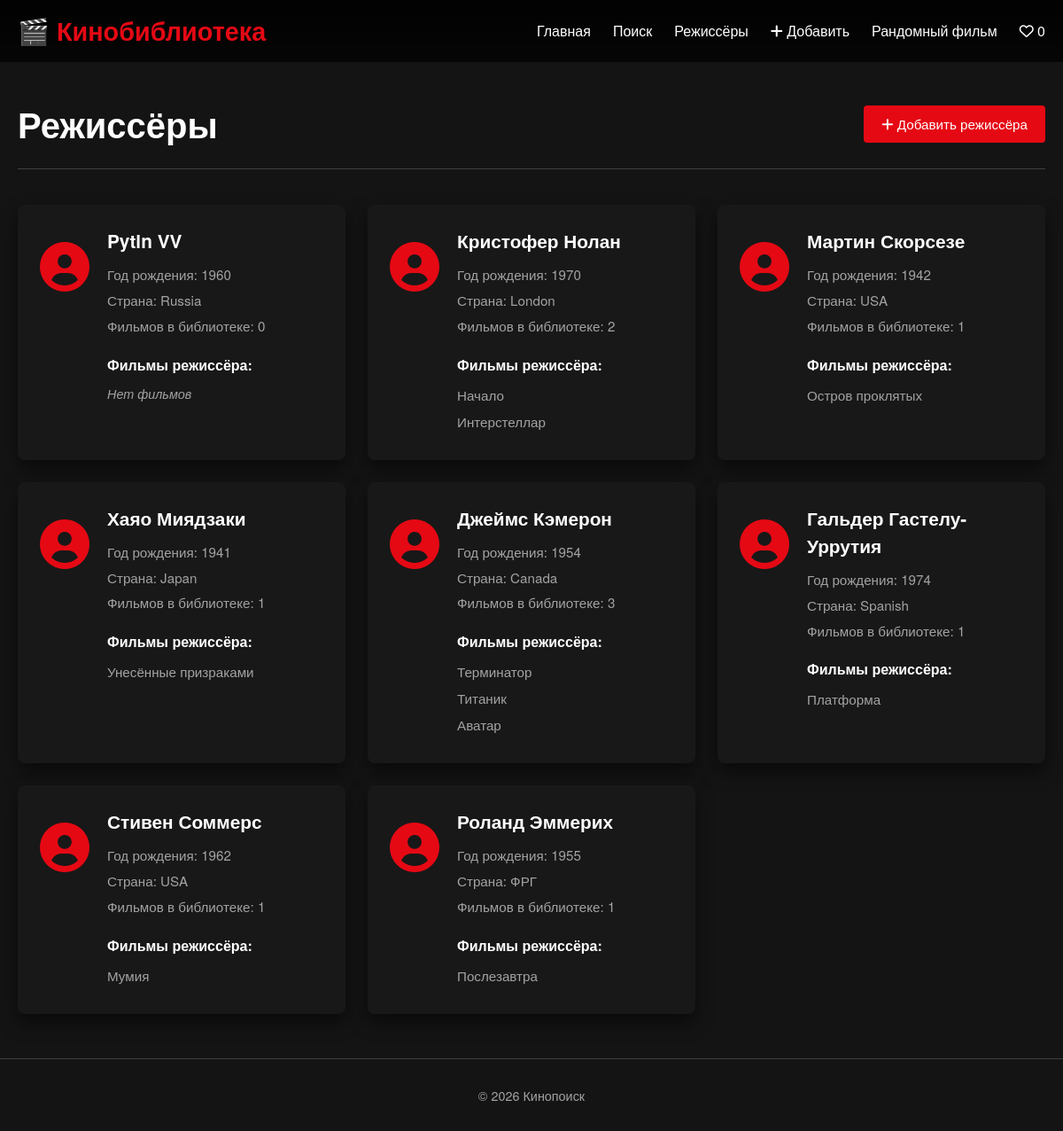
/producers/, run on the app's committed database.
### module_project/models.py (models this page shows, shortened)
class Producer(models.Model):
    name = models.CharField(
        max_length=100,
        verbose_name="Имя режиссёра"
    )
    birth_year = models.IntegerField(
        verbose_name="Год рождения",
        null=True,
        blank=True
    )
    country = models.CharField(
        max_length=50,
        verbose_name="Страна",
        blank=True
    )
    class Meta:
        verbose_name = "Режиссёр"
        verbose_name_plural = "Режиссёры"

class Film(models.Model):
    title = models.CharField(
        max_length=200,
        verbose_name="Название фильма"
    )
    producer = models.ForeignKey(
        Producer,
        on_delete=models.CASCADE,
        related_name='films',
        verbose_name="Режиссёр"
    )
    publication_year = models.IntegerField(
        verbose_name="Год выхода"
    )
    cover_image = models.ImageField(
        upload_to='film_covers/',
        verbose_name="Постер фильма",
        blank=True,
        null=True
    )
    rating = models.FloatField(
        verbose_name="Рейтинг"
    )
    age_limit = models.IntegerField(
        verbose_name="Возрастное ограничение",
        blank=True,
        null=True # Лучше разрешить null
    )
    description = models.TextField(
        verbose_name="Описание",
        blank=True
    )
    created_at = models.DateTimeField(
        auto_now_add=True,
        verbose_name="Дата добавления"
    )
    trailer_file = models.FileField(
        verbose_name="Файл трейлера",
        upload_to='film_trailers/',
        blank=True,
        null=True,
        help_text="Загрузите видеофайл трейлера (MP4, WebM)"
    )
    class Meta:
        verbose_name = "Фильм"
        verbose_name_plural = "Фильмы"
        ordering = ['-created_at'] # Сортировка по умолчанию

### module_project/views.py (the view)
# urls.py: path('producers/', views.producer_list, name='producer_list'),
def producer_list(request):
    producers = Producer.objects.annotate(film_count=Count('films')).all()
    return render(request, 'module_project/producer_list.html', {'producers': producers})

### module_project/templates/module_project/producer_list.html (shortened to what this page needs)
{% extends 'module_project/base.html' %}
{% block content %}
<div class="page-header">
    <h1>Режиссёры</h1>
    <a href="{% url 'module_project:producer_create' %}" class="btn btn-primary">
        <i class="fas fa-plus"></i> Добавить режиссёра
    </a>
</div>
<div class="producers-grid">
    {% for producer in producers %}
        <div class="producer-card">
            <div class="producer-avatar">
                <i class="fas fa-user-circle"></i>
            </div>
            <div class="producer-info">
                <h3>{{ producer.name }}</h3>
                {% if producer.birth_year %}
                    <p class="producer-meta">Год рождения: {{ producer.birth_year }}</p>
                {% endif %}
                {% if producer.country %}
                    <p class="producer-meta">Страна: {{ producer.country }}</p>
                {% endif %}
                <p class="producer-meta">Фильмов в библиотеке: {{ producer.film_count }}</p>
                <h4>Фильмы режиссёра:</h4>
                <ul class="producer-films">
                    {% for film in producer.films.all|slice:":5" %}
                        <li><a href="{% url 'module_project:film_detail' film.pk %}">{{ film.title }}</a></li>
                    {% empty %}
                        <li class="empty">Нет фильмов</li>
                    {% endfor %}
                </ul>
            </div>
        </div>
    {% empty %}
        <div class="empty-state">
            <i class="fas fa-users"></i>
            <h3>Пока нет режиссёров</h3>
            <a href="{% url 'module_project:producer_create' %}" class="btn btn-primary">Добавить первого</a>
        </div>
    {% endfor %}
</div>
{% endblock %}

### module_project/templates/module_project/base.html (shortened to what this page needs)
<!DOCTYPE html>
<html lang="ru">
<head>
    {% load static %}
    <link rel="stylesheet" href="{% static 'css/style.css' %}">
    <link rel="stylesheet" href="https://cdnjs.cloudflare.com/ajax/libs/font-awesome/6.0.0-beta3/css/all.min.css">
</head>
<body>
    <nav class="navbar">
        <div class="container nav-container">
            <a class="navbar-brand" href="{% url 'module_project:home' %}">🎬 Кинобиблиотека</a>
            <div class="navbar-collapse" id="navbarNav">
                <ul class="navbar-nav">
                    <li><a class="nav-link" href="{% url 'module_project:home' %}">Главная</a></li>
                    <li><a class="nav-link" href="{% url 'module_project:search' %}">Поиск</a></li>
                    <li><a class="nav-link" href="{% url 'module_project:producer_list' %}">Режиссёры</a></li>
                    <li><a class="nav-link" href="{% url 'module_project:film_create' %}"><i class="fas fa-plus"></i> Добавить</a></li>
                     <li>
                        <a class="nav-link" href="#" id="random-film-btn">
                             Рандомный фильм
                        </a>
                    </li>
                    <li>
                        <a class="nav-link favorite-link" href="#" id="show-favorites-btn">
                            <i class="far fa-heart"></i>
                            <span id="favorite-counter">{% if user.is_authenticated %}{{ user.favorite_set.count }}{% else %}0{% endif %}</span>
                        </a>
                    </li>
                </ul>
            </div>
        </div>
    </nav>
    <main class="main-content">
        <div class="container">
            {% block content %}{% endblock %}
        </div>
    </main>
    <footer class="footer">
        <div class="container">
            <p>© 2026 Кинопоиск</p>
        </div>
    </footer>
</body>
</html>

### static/css/style.css (style rules this page uses)
:root { --primary: #e50914; --primary-dark: #b2070f; --secondary: #0071eb; --bg: #141414; --card-bg: #181818; --text: #ffffff; --text-secondary: #a3a3a3; --border: #404040; --shadow: 0 10px 20px rgba(0, 0, 0, 0.5); --radius: 8px; --header-height: 70px; --danger: #dc3545; --success: #28a745; --warning: #ffc107; --info: #17a2b8; }
* { margin: 0; padding: 0; box-sizing: border-box; }
body { font-family: 'Netflix Sans', 'Helvetica Neue', Helvetica, Arial, sans-serif; background: var(--bg); color: var(--text); line-height: 1.5; min-height: 100vh; display: flex; flex-direction: column; }
.container { max-width: 1400px; margin: 0 auto; padding: 0 20px; width: 100%; }
.navbar { background: linear-gradient(to bottom, rgba(0,0,0,0.9) 0%, rgba(0,0,0,0.7) 100%); position: fixed; top: 0; left: 0; right: 0; z-index: 1000; padding: 10px 0; transition: background 0.3s; height: var(--header-height); }
.nav-container { display: flex; justify-content: space-between; align-items: center; height: 100%; }
.navbar-brand { font-size: 1.8rem; font-weight: 700; color: var(--primary); text-decoration: none; }
.navbar-nav { display: flex; gap: 25px; list-style: none; align-items: center; }
.nav-link { color: var(--text); text-decoration: none; font-size: 1rem; font-weight: 500; transition: color 0.2s; }
.main-content { padding-top: calc(var(--header-height) + 40px); padding-bottom: 50px; min-height: calc(100vh - var(--header-height) - 100px); }
.page-header { display: flex; justify-content: space-between; align-items: center; margin-bottom: 40px; padding-bottom: 20px; border-bottom: 1px solid var(--border); }
.page-header h1 { font-size: 2.5rem; font-weight: 700; margin: 0; }
.btn { display: inline-block; padding: 10px 20px; background: var(--primary); color: white; border: none; border-radius: 4px; cursor: pointer; text-decoration: none; font-weight: 500; transition: all 0.2s; font-size: 0.95rem; text-align: center; }
.btn-primary { background: var(--primary); }
.producers-grid { display: grid; grid-template-columns: repeat(auto-fill, minmax(320px, 1fr)); gap: 25px; margin-top: 20px; }
.producer-card { background: var(--card-bg); border-radius: var(--radius); padding: 25px; display: flex; gap: 20px; transition: transform 0.2s, box-shadow 0.2s; box-shadow: var(--shadow); }
.producer-avatar { font-size: 3.5rem; color: var(--primary); }
.producer-info { flex: 1; }
.producer-info h3 { margin-bottom: 12px; font-size: 1.3rem; }
.producer-meta { color: var(--text-secondary); margin-bottom: 6px; font-size: 0.95rem; }
.producer-info h4 { margin: 20px 0 10px; font-size: 1rem; color: var(--text); }
.producer-films { list-style: none; padding: 0; margin: 0; }
.producer-films li { margin-bottom: 6px; }
.producer-films a { color: var(--text-secondary); text-decoration: none; transition: color 0.2s; font-size: 0.95rem; }
.producer-films .empty { color: var(--text-secondary); font-style: italic; font-size: 0.9rem; }
.footer { padding: 30px 0; text-align: center; color: var(--text-secondary); border-top: 1px solid var(--border); margin-top: auto; font-size: 0.9rem; }

### data on the page
Producer: name "Pytin VV", birth_year "1960", country "Russia", film_count "0"
Producer: name "Кристофер Нолан", birth_year "1970", country "London", film_count "2"
Film: title "Начало"
Film: title "Интерстеллар"
Producer: name "Мартин Скорсезе", birth_year "1942", country "USA", film_count "1"
Film: title "Остров проклятых"
Producer: name "Хаяо Миядзаки", birth_year "1941", country "Japan", film_count "1"
Film: title "Унесённые призраками"
Producer: name "Джеймс Кэмерон", birth_year "1954", country "Canada", film_count "3"
Film: title "Терминатор"
Film: title "Титаник"
Film: title "Аватар"
Producer: name "Гальдер Гастелу-Уррутия", birth_year "1974", country "Spanish", film_count "1"
Film: title "Платформа"
Producer: name "Стивен Соммерс", birth_year "1962", country "USA", film_count "1"
Film: title "Мумия"
Producer: name "Роланд Эммерих", birth_year "1955", country "ФРГ", film_count "1"
Film: title "Послезавтра"
